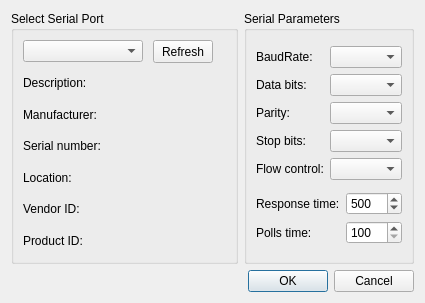
<?xml version="1.0" encoding="UTF-8"?>
<ui version="4.0">
 <class>SerialSettingDialog</class>
 <widget class="QDialog" name="SerialSettingDialog">
  <property name="geometry">
   <rect>
    <x>0</x>
    <y>0</y>
    <width>425</width>
    <height>303</height>
   </rect>
  </property>
  <property name="windowTitle">
   <string>Dialog</string>
  </property>
  <layout class="QVBoxLayout" name="verticalLayout">
   <item>
    <layout class="QHBoxLayout" name="horizontalLayout_2">
     <item>
      <widget class="QGroupBox" name="groupbox_port_select">
       <property name="title">
        <string>Select Serial Port</string>
       </property>
       <layout class="QGridLayout" name="gridLayout">
        <property name="leftMargin">
         <number>9</number>
        </property>
        <property name="topMargin">
         <number>9</number>
        </property>
        <property name="rightMargin">
         <number>9</number>
        </property>
        <property name="bottomMargin">
         <number>9</number>
        </property>
        <property name="spacing">
         <number>8</number>
        </property>
        <item row="3" column="0">
         <widget class="QLabel" name="label_manufacturer">
          <property name="text">
           <string>Manufacturer:</string>
          </property>
         </widget>
        </item>
        <item row="2" column="0">
         <widget class="QLabel" name="label_description">
          <property name="minimumSize">
           <size>
            <width>200</width>
            <height>0</height>
           </size>
          </property>
          <property name="text">
           <string>Description:</string>
          </property>
         </widget>
        </item>
        <item row="6" column="0">
         <widget class="QLabel" name="label_vendor_id">
          <property name="text">
           <string>Vendor ID:</string>
          </property>
         </widget>
        </item>
        <item row="7" column="0">
         <widget class="QLabel" name="label_product_id">
          <property name="text">
           <string>Product ID:</string>
          </property>
         </widget>
        </item>
        <item row="5" column="0">
         <widget class="QLabel" name="label_location">
          <property name="text">
           <string>Location:</string>
          </property>
         </widget>
        </item>
        <item row="4" column="0">
         <widget class="QLabel" name="label_serial_number">
          <property name="text">
           <string>Serial number:</string>
          </property>
         </widget>
        </item>
        <item row="0" column="0">
         <layout class="QHBoxLayout" name="horizontalLayout">
          <property name="spacing">
           <number>10</number>
          </property>
          <item>
           <widget class="QComboBox" name="combobox_serial_port_info">
            <property name="minimumSize">
             <size>
              <width>120</width>
              <height>0</height>
             </size>
            </property>
            <property name="maximumSize">
             <size>
              <width>120</width>
              <height>16777215</height>
             </size>
            </property>
           </widget>
          </item>
          <item>
           <widget class="QPushButton" name="button_refresh">
            <property name="sizePolicy">
             <sizepolicy hsizetype="Minimum" vsizetype="Fixed">
              <horstretch>0</horstretch>
              <verstretch>0</verstretch>
             </sizepolicy>
            </property>
            <property name="maximumSize">
             <size>
              <width>60</width>
              <height>24</height>
             </size>
            </property>
            <property name="text">
             <string>Refresh</string>
            </property>
           </widget>
          </item>
          <item>
           <spacer name="horizontalSpacer_3">
            <property name="orientation">
             <enum>Qt::Horizontal</enum>
            </property>
            <property name="sizeHint" stdset="0">
             <size>
              <width>40</width>
              <height>20</height>
             </size>
            </property>
           </spacer>
          </item>
         </layout>
        </item>
       </layout>
      </widget>
     </item>
     <item>
      <widget class="QGroupBox" name="groupbox_parameters">
       <property name="title">
        <string>Serial Parameters</string>
       </property>
       <layout class="QVBoxLayout" name="verticalLayout_2">
        <item>
         <layout class="QGridLayout" name="gridLayout_3">
          <item row="1" column="1">
           <widget class="QComboBox" name="combobox_data_bits"/>
          </item>
          <item row="3" column="1">
           <widget class="QComboBox" name="combobox_stop_bits"/>
          </item>
          <item row="2" column="0">
           <widget class="QLabel" name="label_parity">
            <property name="text">
             <string>Parity:</string>
            </property>
           </widget>
          </item>
          <item row="0" column="0">
           <widget class="QLabel" name="label_baudrate">
            <property name="text">
             <string>BaudRate:</string>
            </property>
           </widget>
          </item>
          <item row="2" column="1">
           <widget class="QComboBox" name="combobox_parity"/>
          </item>
          <item row="1" column="0">
           <widget class="QLabel" name="label_data_bits">
            <property name="text">
             <string>Data bits:</string>
            </property>
           </widget>
          </item>
          <item row="4" column="1">
           <widget class="QComboBox" name="combobox_flow_control"/>
          </item>
          <item row="4" column="0">
           <widget class="QLabel" name="label_flow_control">
            <property name="text">
             <string>Flow control:</string>
            </property>
           </widget>
          </item>
          <item row="3" column="0">
           <widget class="QLabel" name="label_stop_bits">
            <property name="text">
             <string>Stop bits:</string>
            </property>
           </widget>
          </item>
          <item row="0" column="1">
           <widget class="QComboBox" name="combobox_baudrate"/>
          </item>
         </layout>
        </item>
        <item>
         <layout class="QGridLayout" name="gridLayout_4">
          <item row="0" column="0">
           <widget class="QLabel" name="label_response_time">
            <property name="text">
             <string>Response time:</string>
            </property>
           </widget>
          </item>
          <item row="0" column="1">
           <widget class="QSpinBox" name="spinBox_response_time">
            <property name="minimum">
             <number>100</number>
            </property>
            <property name="maximum">
             <number>3000</number>
            </property>
            <property name="value">
             <number>500</number>
            </property>
           </widget>
          </item>
          <item row="1" column="0">
           <widget class="QLabel" name="label_polls_time">
            <property name="text">
             <string>Polls time:</string>
            </property>
           </widget>
          </item>
          <item row="1" column="1">
           <widget class="QSpinBox" name="spinBox_polls_time">
            <property name="minimum">
             <number>100</number>
            </property>
            <property name="maximum">
             <number>500</number>
            </property>
            <property name="singleStep">
             <number>100</number>
            </property>
            <property name="value">
             <number>100</number>
            </property>
           </widget>
          </item>
         </layout>
        </item>
       </layout>
      </widget>
     </item>
    </layout>
   </item>
   <item>
    <widget class="QDialogButtonBox" name="buttonBox">
     <property name="orientation">
      <enum>Qt::Horizontal</enum>
     </property>
     <property name="standardButtons">
      <set>QDialogButtonBox::Cancel|QDialogButtonBox::Ok</set>
     </property>
    </widget>
   </item>
  </layout>
 </widget>
 <resources/>
 <connections>
  <connection>
   <sender>buttonBox</sender>
   <signal>accepted()</signal>
   <receiver>SerialSettingDialog</receiver>
   <slot>accept()</slot>
   <hints>
    <hint type="sourcelabel">
     <x>248</x>
     <y>254</y>
    </hint>
    <hint type="destinationlabel">
     <x>157</x>
     <y>274</y>
    </hint>
   </hints>
  </connection>
  <connection>
   <sender>buttonBox</sender>
   <signal>rejected()</signal>
   <receiver>SerialSettingDialog</receiver>
   <slot>reject()</slot>
   <hints>
    <hint type="sourcelabel">
     <x>316</x>
     <y>260</y>
    </hint>
    <hint type="destinationlabel">
     <x>286</x>
     <y>274</y>
    </hint>
   </hints>
  </connection>
 </connections>
</ui>
